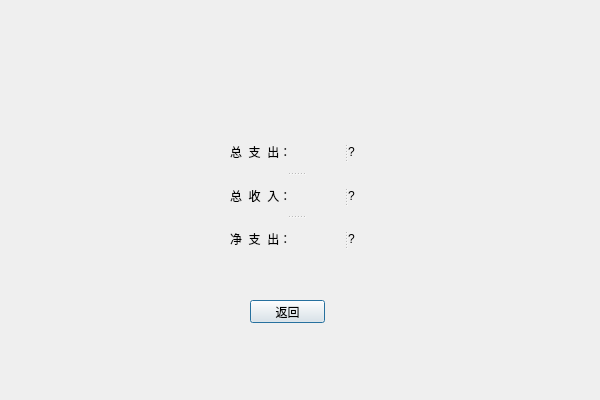
<?xml version="1.0" encoding="UTF-8"?>
<ui version="4.0">
 <class>total</class>
 <widget class="QDialog" name="total">
  <property name="geometry">
   <rect>
    <x>0</x>
    <y>0</y>
    <width>600</width>
    <height>400</height>
   </rect>
  </property>
  <property name="windowTitle">
   <string>Dialog</string>
  </property>
  <widget class="QPushButton" name="back">
   <property name="geometry">
    <rect>
     <x>250</x>
     <y>300</y>
     <width>75</width>
     <height>23</height>
    </rect>
   </property>
   <property name="text">
    <string>返回</string>
   </property>
  </widget>
  <widget class="QSplitter" name="splitter_4">
   <property name="geometry">
    <rect>
     <x>230</x>
     <y>140</y>
     <width>131</width>
     <height>111</height>
    </rect>
   </property>
   <property name="orientation">
    <enum>Qt::Vertical</enum>
   </property>
   <property name="handleWidth">
    <number>20</number>
   </property>
   <widget class="QSplitter" name="splitter">
    <property name="orientation">
     <enum>Qt::Horizontal</enum>
    </property>
    <widget class="QLabel" name="label_expense">
     <property name="text">
      <string>总  支  出：</string>
     </property>
    </widget>
    <widget class="QLabel" name="label_expense_num">
     <property name="text">
      <string>?</string>
     </property>
    </widget>
   </widget>
   <widget class="QSplitter" name="splitter_2">
    <property name="orientation">
     <enum>Qt::Horizontal</enum>
    </property>
    <widget class="QLabel" name="label_income">
     <property name="text">
      <string>总  收  入：</string>
     </property>
    </widget>
    <widget class="QLabel" name="label_income_num">
     <property name="text">
      <string>?</string>
     </property>
    </widget>
   </widget>
   <widget class="QSplitter" name="splitter_3">
    <property name="orientation">
     <enum>Qt::Horizontal</enum>
    </property>
    <widget class="QLabel" name="label_balanced">
     <property name="text">
      <string>净  支  出：</string>
     </property>
    </widget>
    <widget class="QLabel" name="label_balanced_num">
     <property name="text">
      <string>?</string>
     </property>
    </widget>
   </widget>
  </widget>
 </widget>
 <resources/>
 <connections/>
</ui>
